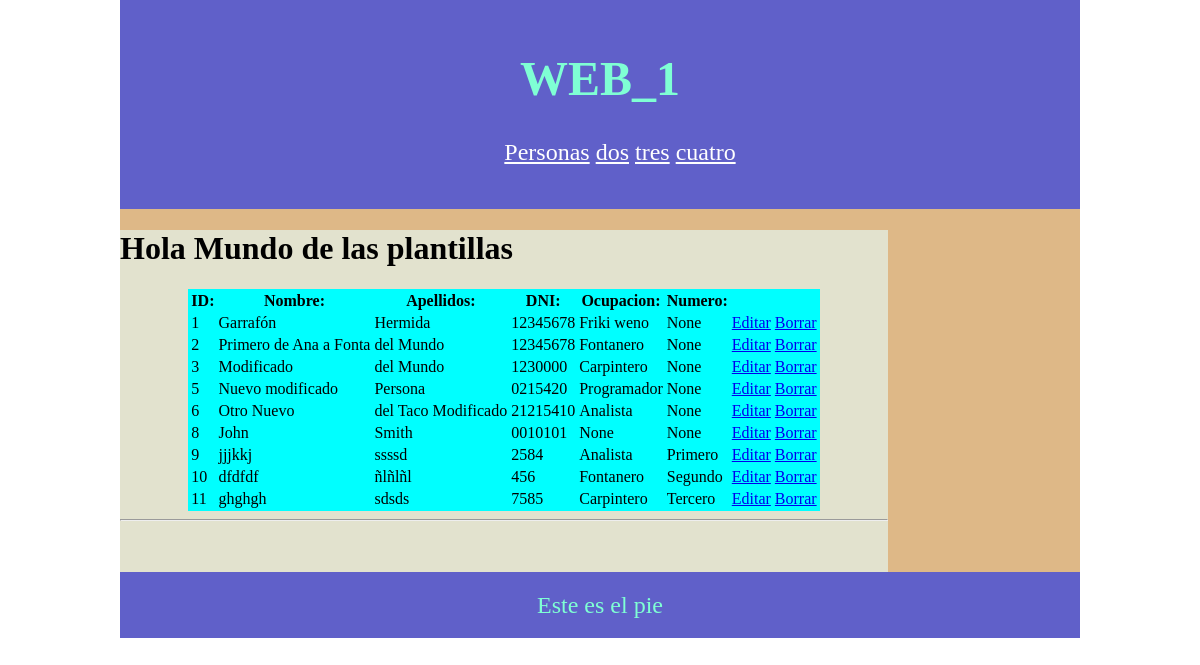
The page / on the database its author committed.
### tables this page shows
CREATE TABLE persona(
            id integer primary key autoincrement,
            nombre text,
            apellidos text,
            dni text, id_ocupacion INTEGER, id_numero INTEGER);

CREATE TABLE T_ocupacion (
	id INTEGER NOT NULL PRIMARY KEY AUTOINCREMENT,
	descripcion TEXT NOT NULL
);

CREATE TABLE T_numero (
	id INTEGER NOT NULL PRIMARY KEY AUTOINCREMENT,
	descripcion TEXT NOT NULL
);

### app.py (the view)
@route('/')
@jinja2_view('home2.html')
def hola():
    cons_vista_datos_servidor = 'select p.id, p.nombre, p.apellidos, p.dni, t.descripcion, n.descripcion from persona p left join T_ocupacion t on p.id_ocupacion = t.id left join T_numero n on n.id =p.id_numero '
    cnx = sqlite3.connect(BASE_DATOS)
    cursor = cnx.execute(cons_vista_datos_servidor)
    filas = cursor.fetchall()
    cnx.close()
    return {'datos':filas}

### templates/base.html (shortened to what this page needs)
<!DOCTYPE html>
<html lang="en">
<head>
    <link rel="stylesheet" href="/static/estilos.css">
</head>
<body>
    {% include 'inc_header.html' %}
    <main>
        {% block content %} {% endblock %}
    </main>
    {% include 'inc_footer.html' %}
</body>
</html>

### templates/home2.html (shortened to what this page needs)
{% extends 'base.html' %}
{% block content %}
    <h1>Hola Mundo de las plantillas</h1>
    <div class="padre">
        <table>
            <tr>
                <th>ID: </th>
                <th>Nombre: </th>
                <th>Apellidos: </th>
                <th>DNI: </th>
                <th>Ocupacion: </th>
                <th>Numero: </th>
            </tr>
            {% for fila in datos %}
                <tr>
                    <td>{{fila[0]}}</td>
                    <td>{{fila[1]}}</td>
                    <td>{{fila[2]}}</td>
                    <td>{{fila[3]}}</td>
                    <td>{{fila[4]}}</td>
                    <td>{{fila[5]}}</td>
                    <td><a href="/editar/{{fila[0]}}">Editar</a></td>
                    <td><a href="/borrar/{{fila[0]}}">Borrar</a></td>
                </tr>
            {% endfor %}
        </table>
        <hr>
    </div>
{% endblock %}

### templates/inc_header.html
<header>
    <h1>WEB_1</h1>
    <nav>
        <ul>
            <li><a href="/editar">Personas</a></li>
            <li><a href="">dos</a></li>
            <li><a href="">tres</a></li>
            <li><a href="">cuatro</a></li>
        </ul>
    </nav>
</header>

### templates/inc_footer.html
<footer>Este es el pie</footer>

### rows shown on the page
persona: id "1", nombre "Garrafón", apellidos "Hermida", dni "12345678", descripcion "Friki weno", fila "None"
persona: id "2", nombre "Primero de Ana a Fonta", apellidos "del Mundo", dni "12345678", descripcion "Fontanero", fila "None"
persona: id "3", nombre "Modificado", apellidos "del Mundo", dni "1230000", descripcion "Carpintero", fila "None"
persona: id "5", nombre "Nuevo modificado", apellidos "Persona", dni "0215420", descripcion "Programador", fila "None"
persona: id "6", nombre "Otro Nuevo", apellidos "del Taco Modificado", dni "21215410", descripcion "Analista", fila "None"
persona: id "8", nombre "John", apellidos "Smith", dni "0010101", fila "None"
persona: id "9", nombre "jjjkkj", apellidos "ssssd", dni "2584", descripcion "Analista", descripcion "Primero"
persona: id "10", nombre "dfdfdf", apellidos "ñlñlñl", dni "456", descripcion "Fontanero", descripcion "Segundo"
persona: id "11", nombre "ghghgh", apellidos "sdsds", dni "7585", descripcion "Carpintero", descripcion "Tercero"
